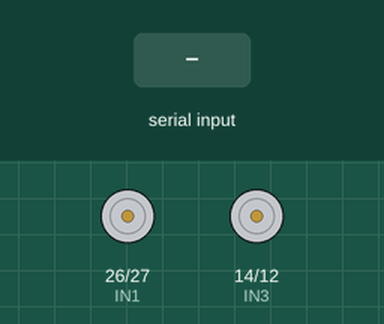
The sketch below on a simulated ESP32. Shown: motor-driver pin pairs drawn as motors (green arrow = first pin HIGH = forward, orange = second pin HIGH = backward, longer = more drive, scaled by the enable pin). The test bench sets the inputs (shaded band). Nothing arrives over Bluetooth unless stated.

Above: at 1.2 s.
1.3 s: "F" received over the second serial link
At 2.5 s:
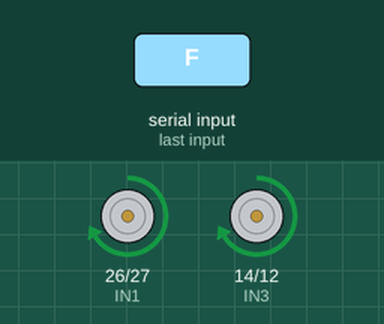
2.8 s: "B" received over the second serial link
At 3.6 s:
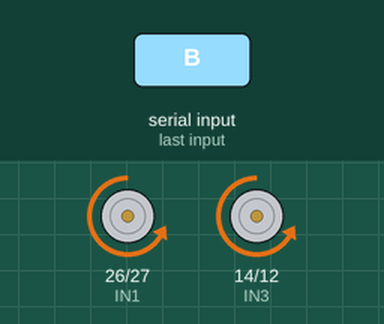
4.3 s: "L" received over the second serial link
At 4.8 s:
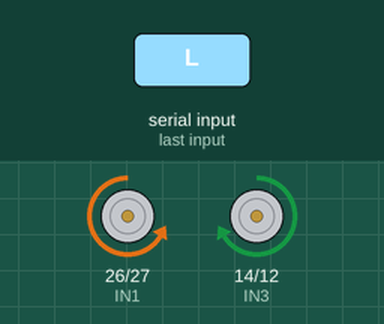
5.8 s: "R" received over the second serial link
At 7.0 s:
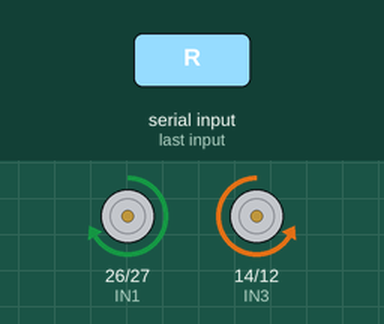
7.3 s: "S" received over the second serial link
At 8.2 s:
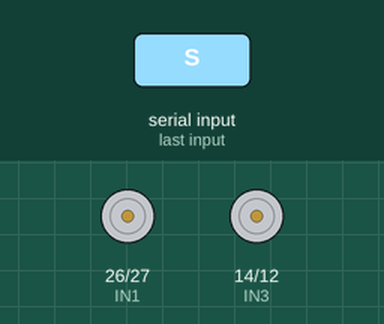
Timing chart, 0 to 9.8 s (numbered marks = the images above; inputs shaded):
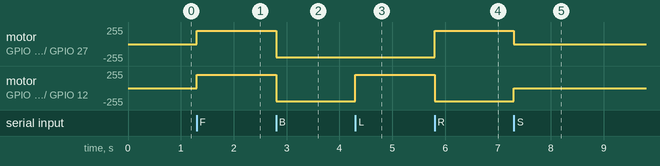

Measured:
- after the input at 1.3 s, motor on GPIO 26 (IN1) / GPIO 27 (IN2), motor on GPIO 14 (IN3) / GPIO 12 (IN4): stopped → forward 200/255 at once
- after the input at 2.8 s, motor on GPIO 26 (IN1) / GPIO 27 (IN2), motor on GPIO 14 (IN3) / GPIO 12 (IN4): forward 200/255 → backward 200/255 at once
- after the input at 4.3 s, motor on GPIO 14 (IN3) / GPIO 12 (IN4): backward 200/255 → forward 200/255 at once
- after the input at 5.8 s, motor on GPIO 26 (IN1) / GPIO 27 (IN2): backward 200/255 → forward 200/255 at once; motor on GPIO 14 (IN3) / GPIO 12 (IN4): forward 200/255 → backward 200/255 at once
- after the input at 7.3 s, motor on GPIO 26 (IN1) / GPIO 27 (IN2): forward 200/255 → stopped at once; motor on GPIO 14 (IN3) / GPIO 12 (IN4): backward 200/255 → stopped at once

The sketch:

Bluetooth_car.ino
```cpp
#include "BluetoothSerial.h"

BluetoothSerial SerialBT;

// Motor A
#define IN1 26
#define IN2 27
#define ENA 25

// Motor B
#define IN3 14
#define IN4 12
#define ENB 33

char command;

void setup() {

  Serial.begin(115200);
  SerialBT.begin("ESP32_CAR");   // Bluetooth name

  pinMode(IN1, OUTPUT);
  pinMode(IN2, OUTPUT);
  pinMode(IN3, OUTPUT);
  pinMode(IN4, OUTPUT);

  pinMode(ENA, OUTPUT);
  pinMode(ENB, OUTPUT);

}

void forward() {
  digitalWrite(IN1, HIGH);
  digitalWrite(IN2, LOW);

  digitalWrite(IN3, HIGH);
  digitalWrite(IN4, LOW);

  analogWrite(ENA, 200);
  analogWrite(ENB, 200);
}

void backward() {
  digitalWrite(IN1, LOW);
  digitalWrite(IN2, HIGH);

  digitalWrite(IN3, LOW);
  digitalWrite(IN4, HIGH);

  analogWrite(ENA, 200);
  analogWrite(ENB, 200);
}

void left() {
  digitalWrite(IN1, LOW);
  digitalWrite(IN2, HIGH);

  digitalWrite(IN3, HIGH);
  digitalWrite(IN4, LOW);

  analogWrite(ENA, 200);
  analogWrite(ENB, 200);
}

void right() {
  digitalWrite(IN1, HIGH);
  digitalWrite(IN2, LOW);

  digitalWrite(IN3, LOW);
  digitalWrite(IN4, HIGH);

  analogWrite(ENA, 200);
  analogWrite(ENB, 200);
}

void stopRobot() {
  digitalWrite(IN1, LOW);
  digitalWrite(IN2, LOW);

  digitalWrite(IN3, LOW);
  digitalWrite(IN4, LOW);
}

void loop() {

  if (SerialBT.available()) {

    command = SerialBT.read();

    if (command == 'F') {
      forward();
    }

    else if (command == 'B') {
      backward();
    }

    else if (command == 'L') {
      left();
    }

    else if (command == 'R') {
      right();
    }

    else if (command == 'S') {
      stopRobot();
    }
  }
}
```
